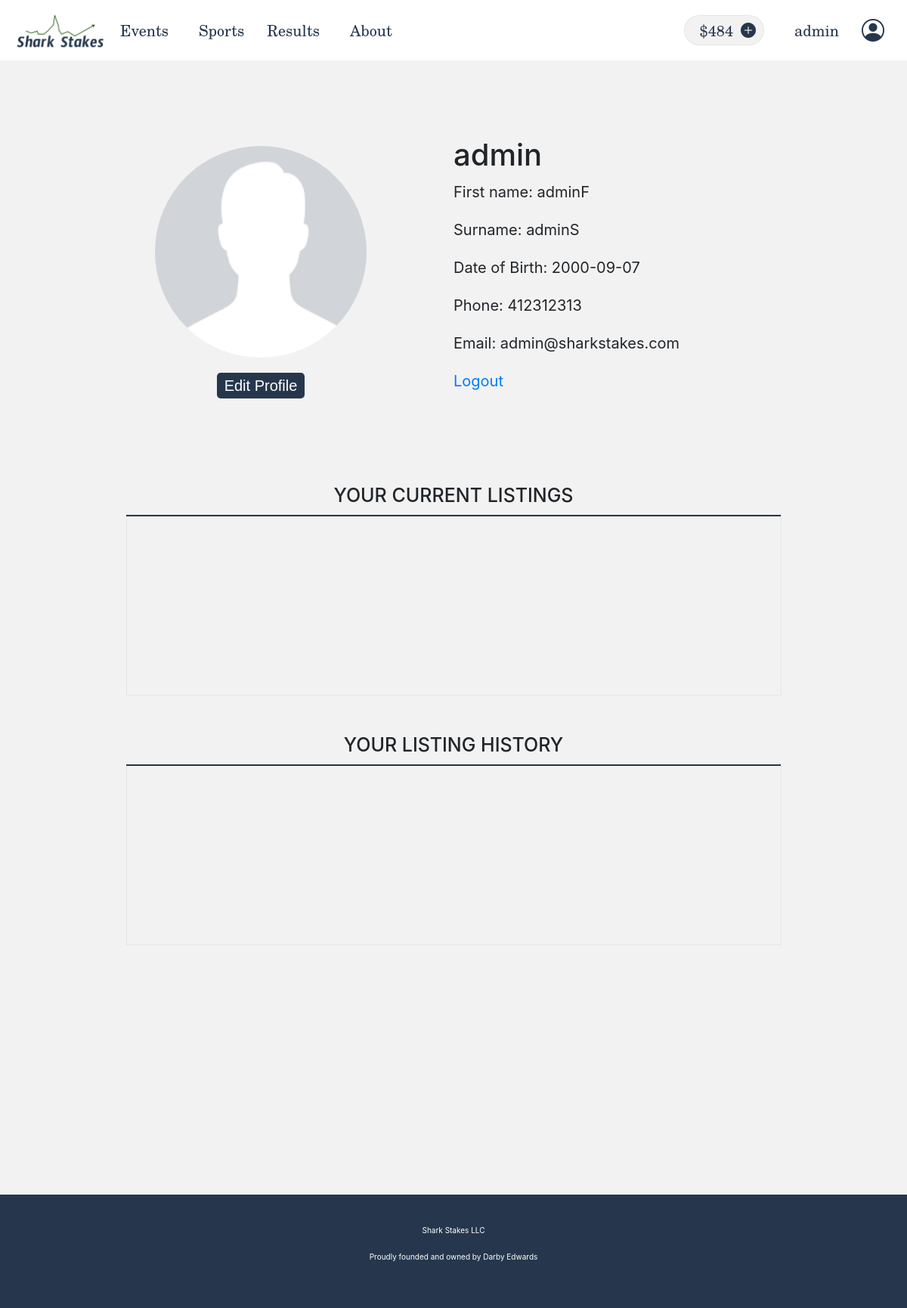
Page /user (signed in) on the committed database.
### app/models.py (models this page shows, shortened)
class User(UserMixin, db.Model):
    id = db.Column(db.Integer, primary_key=True)
    username = db.Column(db.String(64), unique=True, index=True)
    firstname = db.Column(db.String(64))
    surname = db.Column(db.String(64))
    dob = db.Column(db.Date)
    address = db.Column(db.String(128))
    country = db.Column(db.String(64))
    state = db.Column(db.String(64))
    postcode = db.Column(db.Integer)
    phone = db.Column(db.Integer)
    email = db.Column(db.String(128), unique=True, index=True)
    balance = db.Column(db.Integer)
    password_hash = db.Column(db.String(128))

### app/routes.py (the view)
@app.route('/user', methods=['GET', 'POST'])
@login_required
def user():
    if current_user.username == 'admin':
        return render_template('user.html')
    return render_template('user.html', title="Results")

### app/models.py (called while the page is built)
@login.user_loader
def load_user(id):
    return User.query.get(int(id))

### app/templates/user.html
{% extends "base.html" %}
{% block content %}
    <div class="user-main">
        <div id="user-image">
            <img src="{{ url_for('static', filename='assets/temp_user.png') }}" alt="User Profile Image">
            <button>Edit Profile</button>
        </div>
        <div id="user-details">
            <h2>{{ current_user.username }}</h2>
            <p>First name: {{ current_user.firstname }}</p>
            <p>Surname: {{ current_user.surname }}</p>
            <p>Date of Birth: {{ current_user.dob }}</p>
            <p>Phone: {{ current_user.phone }}</p>
            <p>Email: {{current_user.email }}</p>
            <p><a href={{ url_for('logout') }}>Logout</a></p>
        </div>
        <div id="user-listings">
            <h5>YOUR CURRENT LISTINGS</h5>
            <table>
                <thead>
                    <tr>
                        <th></th>
                    </tr>
                </thead>
                <tbody>
                    <tr>
                        <td></td>
                    </tr>
                </tbody>
            </table>
        </div>
        <div id="user-history">
            <h5>YOUR LISTING HISTORY</h5>
            <table>
                <thead>
                    <tr>
                        <th></th>
                    </tr>
                </thead>
                <tbody>
                    <tr>
                        <td></td>
                    </tr>
                </tbody>
            </table>
        </div>
    </div>
{% endblock %}

### app/templates/base.html (shortened to what this page needs)
<!DOCTYPE html>
<html>
    <head lang="en">
        <link rel="stylesheet" href="https://cdn.jsdelivr.net/npm/bootstrap@4.6.0/dist/css/bootstrap.min.css">
        <link rel="stylesheet" href="{{ url_for('static', filename='main.css') }}">
        <link rel="stylesheet" href="https://cdn.jsdelivr.net/npm/bootstrap-icons@1.4.1/font/bootstrap-icons.css">
    </head>
    <body>
        <div class="header">
            <div class="header-left">
                <img src="{{ url_for('static', filename='assets/logo1.png') }}" alt="Shark Stakes LLC" onclick="toHome()">
                <p onclick="toHome()">Events</p>
                <p><a href={{ url_for('index') }}></a>Sports</a></p>
                <p><a href={{ url_for('results') }}>Results</a></p>
                <p><a href={{ url_for('about') }}>About</a></p>
            </div>
            <div class="header-middle">
            </div>
            {% if not current_user.is_authenticated %}
                <div class="header-right">
                    <p><a href={{ url_for('login') }}>Login/Register</a></p>
                    <a href={{ url_for('login') }}> <i class="bi bi-person-circle"></i></a>
                </div>
            {% else %}
                <div class="header-right">
                    <div id="balance">
                        <span>
                            <div>${{current_user.balance}}</div>
                            <i class="bi bi-plus-circle-fill"></i>
                        </span>
                    </div>
                    <div class="header-user">
                        <p class="header-user-element"><a href={{ url_for('user') }}>{{current_user.username}}</a></p>
                        <a href={{ url_for('user') }}> <i class="bi bi-person-circle header-user-element"></i></a>
                    </div>
                </div>
            {% endif %}
        </div>
        <div class="content">
            {% block content %}{% endblock %}
        </div>
        <div class="footer">
            <p>Shark Stakes LLC</p>
            <p>Proudly founded and owned by Darby Edwards</p>
        </div>
    </body>
</html>

### app/static/main.css (style rules this page uses)
:root { --header_height: 80px; --grey1: rgba(0, 0, 0, 0.05); --grey1hex: "#0000000d"; --grey2: rgba(0, 0, 0, 0.5); --navy1: #26374D; --navy1rgb: rgba(38, 55, 77, 1); --green1: #146E1E; }
html { font-size: 20px; }
body { background-color: white; }
.header { background-color: white; color: var(--navy1); height: var(--header__height); width: 100%; display: grid; grid-template-columns: auto auto auto; grid-template-rows: auto; }
.header * { height: var(--header_height); display: flex; flex-direction: row; padding-left: 10px; padding-right: 10px; line-height: var(--header_height); font-family: 'New Century Schoolbook', 'TeX Gyre Schola', 'serif'; text-decoration: none; color: var(--navy1); }
.header-left { justify-content: flex-start; }
.header-left img { padding-top: 20px; }
.header-middle { justify-content: center; }
.header-right { justify-content: flex-end; }
.header-right i { font-size: 1.5em; text-align: center; padding-right: 0; padding-left: 0; display: flex; align-items: center; }
#balance { display: flex; align-items: center; }
#balance span { background-color: var(--grey1); border-radius: 20px; height: 50%; display: flex; align-items: center; border: 1px solid var(--grey1); }
#balance i { font-size: 1em; }
.content { background-color: var(--grey1); width: 100%; margin-left: auto; margin-right: auto; padding-top: 0; padding-bottom: 20px; min-height: 1500px; text-align: center; }
.footer { background-color: var(--navy1); display: flex; flex-direction: column; color: white; bottom: 0; min-height: 150px; align-items: center; justify-content: center; width: 100%; }
.footer * { font-size: 0.5em; height: 100%; }
button { background-color: var(--navy1); border: none; color: white; font-family: 'Arial'; }
table { border: 1px solid var(--grey1); width: 85%; text-align: center; margin: 0 auto; }
table thead { background-color: var(--navy1); color: white; }
table td { border-left: 1px solid var(--grey1); border-right: 1px solid var(--grey1); padding-top: 0.5em; padding-bottom: 0.5em; }
.user-main { display: grid; grid-template-rows: 70vh auto auto; grid-template-columns: 50% 50%; width: 85vw; margin: 0 auto; }
#user-image { width: 100%; grid-column: 1; grid-row: 1; display: flex; flex-direction: column; align-items: center; justify-content: center; }
#user-image img { height: 35vh; width: 35vh; border-radius: 50%; justify-self: center; object-fit: cover; }
#user-image button { margin-top: 20px; border-radius: 5px; padding: 2px 10px; }
#user-details { width: 100%; grid-column: 2; grid-row: 1; text-align: left; display: flex; flex-direction: column; justify-content: center; }
#user-listings { width: 100%; grid-column: 1 / 3; grid-row: 2; }
#user-listings table { min-height: 30vh; }
#user-history { margin-top: 50px; width: 100%; grid-column: 1 / 3; grid-row: 3; }
#user-history table { min-height: 30vh; }

### rows in the picture
User: balance "484", username "admin", firstname "adminF", surname "adminS", dob "2000-09-07", phone "412312313", email "admin@sharkstakes.com"
